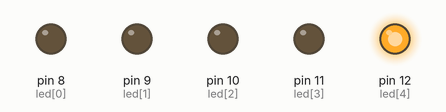
This sketch was run on a simulated Arduino Uno, built with avr-gcc and run on an emulated ATmega328P. On the bench: output pins drawn as LEDs (lit = HIGH).

Above: at 0.05 s.
At 1.25 s:
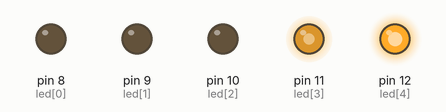
At 2.5 s:
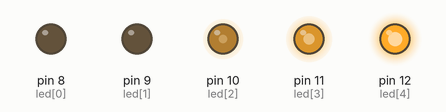
At 4.95 s:
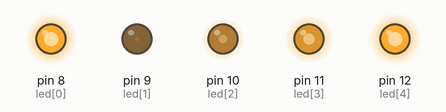
At 7.45 s:
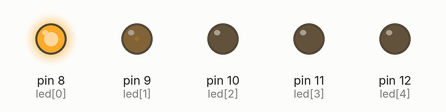
At 9.95 s:
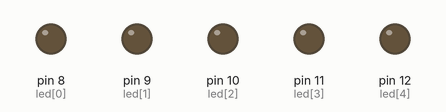
Timing chart, 0 to 13.0 s (numbered marks = the images above):
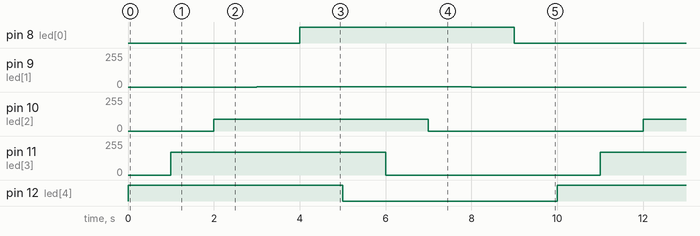

Measured:
- by itself, pin 8 (led[0]), pin 12 (led[4]): alternates HIGH for 5.0 s and LOW for 5.0 s
- by itself, pin 9 (led[1]): alternates 3/255 for 5.0 s and 0/255 for 5.0 s
- by itself, pin 10 (led[2]): alternates 87/255 for 5.0 s and 0/255 for 5.0 s
- by itself, pin 11 (led[3]): alternates 171/255 for 5.0 s and 0/255 for 5.0 s

The sketch:

lab_2_iot.ino
```cpp
int led[] = {8, 9, 10, 11, 12};
int i = 0;

void setup()
{
  while (i <= 4)
  {
    pinMode(led[i], OUTPUT);
    i++;
  }
}

void loop()
{
  int brightness = 255;
  i = 4;
  while (i>=0)
  {
    brightness = (i==0 || i==4? 255 : brightness -= 84);
    analogWrite(led[i], brightness);
    delay(1000);
    i--;
  }

  i = 4;
  brightness = 0;
  while (i>=0)
  {
	analogWrite(led[i], brightness);
    delay(1000);
    i--;
  }
}
```
